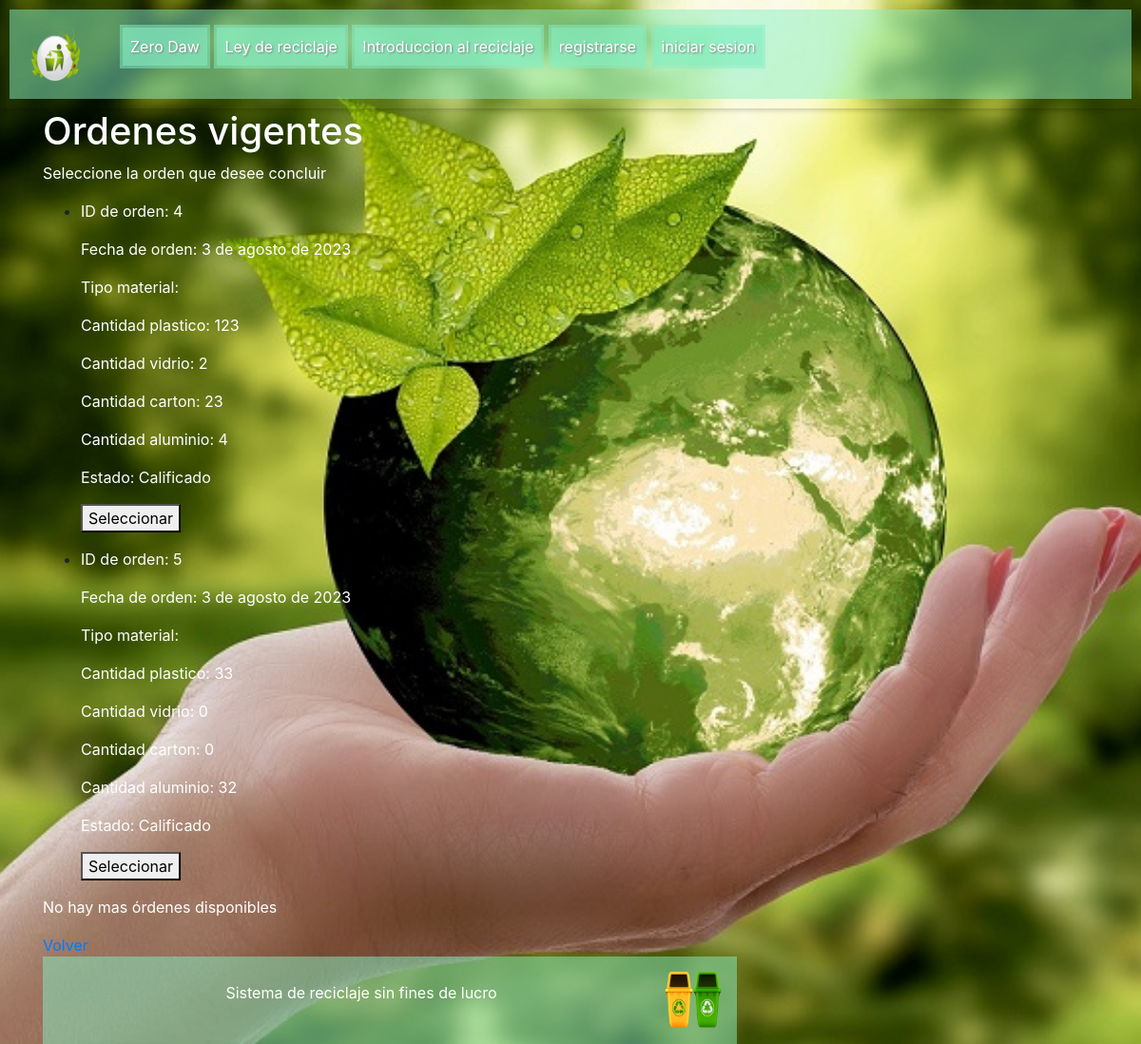
Screenshot of /registro/mostrar_ordenes_eliminar/ with the database file from the repository.
### Registro/models.py (models this page shows, shortened)
class Orden_reciclaje(models.Model):
    id_user = models.ForeignKey(UserModelo, on_delete=models.CASCADE)
    id_orden = models.AutoField(primary_key=True)
    fecha_orden = models.DateField()
    cantidad_plastico = models.IntegerField(default=0)
    cantidad_vidrio = models.IntegerField(default=0)
    cantidad_carton = models.IntegerField(default=0)
    cantidad_aluminio = models.IntegerField(default=0)
    latitud_posicion_ciudadano = models.DecimalField(max_digits=9, decimal_places=6, null=True)
    longitud_posicion_ciudadano = models.DecimalField(max_digits=9, decimal_places=6, null=True)
    latitud_posicion_recolector = models.DecimalField(max_digits=9, decimal_places=6, null=True)
    longitud_posicion_recolector = models.DecimalField(max_digits=9, decimal_places=6, null=True)
    estado = models.CharField(max_length=200, null=True)

### Registro/views.py (the view, shortened to what this page needs)
# urls.py: path('mostrar_ordenes_eliminar/', MostrarOrdenesParaEliminarView.as_view(), name='mostrar_ordenes_eliminar'),
class MostrarOrdenesParaEliminarView(ListView):
    model = UserModelo
    template_name = 'Registro/mostrar_ordenes_para_eliminar.html'
    def get_context_data(self, **kwargs):
        context = super().get_context_data(**kwargs)
        context['ordenes'] = Orden_reciclaje.objects.all()
        return context

### templates/Registro/mostrar_ordenes_para_eliminar.html (shortened to what this page needs)
{% extends 'base.html' %}
{% load static %}
{% block content %}
<div>
    <h1 class="letras">Ordenes vigentes</h1>
    <p class="letras">Seleccione la orden que desee concluir</p>
</div>
{% if ordenes %}
    {% with hay_ordenes_disponibles=False %}
        <ul>
            {% for orden in ordenes %}
                {% if orden.estado != "Concluido" %}
                    {% if not hay_ordenes_disponibles %}
                        {% with hay_ordenes_disponibles=True %}
                            <li>
                                <p class="letras">ID de orden: {{ orden.id_orden }}</p>
                                <p class="letras">Fecha de orden: {{ orden.fecha_orden }}</p>
                                <p class="letras">Tipo material: {{ orden.tipo_material }}</p>
                                <p class="letras">Cantidad plastico: {{ orden.cantidad_plastico }}</p>
                                <p class="letras">Cantidad vidrio: {{ orden.cantidad_vidrio }}</p>
                                <p class="letras">Cantidad carton: {{ orden.cantidad_carton }}</p>
                                <p class="letras">Cantidad aluminio: {{ orden.cantidad_aluminio }}</p>
                                <p class="letras">Estado: {{ orden.estado }} </p>
                                <form method="POST" action="{% url 'actualizar_orden' orden.id_orden %}">
                                    <button type="submit">Seleccionar</button>
                                </form>
                            </li>
                        {% endwith %}
                    {% endif %}
                {% endif %}
            {% endfor %}
        </ul>
        {% if not hay_ordenes_disponibles %}
            <p class="letras">No hay mas órdenes disponibles</p>
        {% endif %}
    {% endwith %}
{% else %}
    <h1 class="letras">No hay mas registros de órdenes</h1>
{% endif %}
<a href="{% url 'login' %}">Volver</a>
<footer>
    <div id="navbar" class="video2">
        <div class="video">
        <p class="letras2">Sistema de reciclaje sin fines de lucro</p>
        </div>
        <img  src="{% static 'images/logo_4.png' %}" alt="logo" style="width: 60px; height: 60px;">
    </div>
</footer>
{% endblock %}

### templates/base.html (shortened to what this page needs)
{% load static %}
<html>
    <head>
        <link rel="stylesheet" href="{% static 'css/estilos.css' %}">
        <link rel="stylesheet" href="{% static 'css/bootstrap.min.css' %}">
        <link rel="stylesheet" href="{% static 'css/fondo.css' %}">
        <link rel="stylesheet" href="{% static 'css/registro.css' %}">
        <link rel="stylesheet" href="{% static 'favicon.ico' %}">
    </head>
    <body>
    {% block navbar %}
    <div class="cabezera">
        <nav id="navbar">
            <div id="navbar-logo">
                <img src="{% static 'images/logo_r.png' %}" alt="logo" style="width: 60px; height: 60px;">
            </div>
            <div>
                <ul>
                    {% if not user.is_authenticated %}
                    <li class="nav-item"><a href="{% url 'zero_daw' %}">Zero Daw</a></li>
                    <li class="nav-item"><a href="{% url 'somos' %}">Ley de reciclaje</a></li>
                    <li class="nav-item"><a href="{% url 'video' %}">Introduccion al reciclaje</a></li>
                    <li class="nav-item"><a href="{% url 'registrar' %}">registrarse</a></li>
                    <li class="nav-item"><a href="{% url 'login' %}">iniciar sesion</a></li>
                    {% endif %}
                </ul>
            </div>
        </nav>
    </div>
    {% endblock %}
    <div class="content container">
        <div class="row">
            <div class="col-md-8">
                {% block content %} {% endblock %}
            </div>
        </div>
    </div>
    </body>
</html>

### static/css/estilos.css (style rules this page uses)
body { background-image: url("../images/planeta_limpio.jpg"); background-repeat: no-repeat; background-size: cover; background-position: center; }
#navbar { background-color: rgba(135, 239, 195, 0.5); }
.content { width: 100%; }
#navbar { background-color: rgba(135, 239, 195, 0.5); padding: 1em 1em; display: flex; align-content: center; width: 100%; }
#navbar li, #contact li { background-color: rgba(135, 239, 195, 0.5); list-style-type: none; text-decoration: none; text-align: center; display: inline-block; transition-duration: 0.2s; }
#navbar li a { background-color: rgba(135, 239, 195, 0.5); text-decoration: none; text-align: center; color: white; padding: 8px; margin: 3px 3px; display: inline-block; text-shadow: 1px 1px 2px grey; }
.letras2 { color: #ffffff; }

### static/css/fondo.css (style rules this page uses)
body { background-image: url("../images/planeta_limpio.jpg"); background-repeat: no-repeat; background-size: cover; background-position: center; }
.letras { color: white; }
.cabezera { position: sticky; top: 0; left: 0; right: 0; padding: 10px; box-shadow: 0 2px 5px rgba(0, 0, 0, 0.2); z-index: 1000; transition: position 0.3s ease; }
#navbar { background-color: rgba(135, 239, 195, 0.5); }
.video { display: flex; align-items: center; margin: 0 auto; }
.video2 { display: flex; align-items: center; justify-content: flex-end; margin: 0 auto; }

### rows the page displays
Orden_reciclaje: id_orden "4", fecha_orden "3 de agosto de 2023", cantidad_plastico "123", cantidad_vidrio "2", cantidad_carton "23", cantidad_aluminio "4", estado "Calificado"
Orden_reciclaje: id_orden "5", fecha_orden "3 de agosto de 2023", cantidad_plastico "33", cantidad_vidrio "0", cantidad_carton "0", cantidad_aluminio "32", estado "Calificado"
